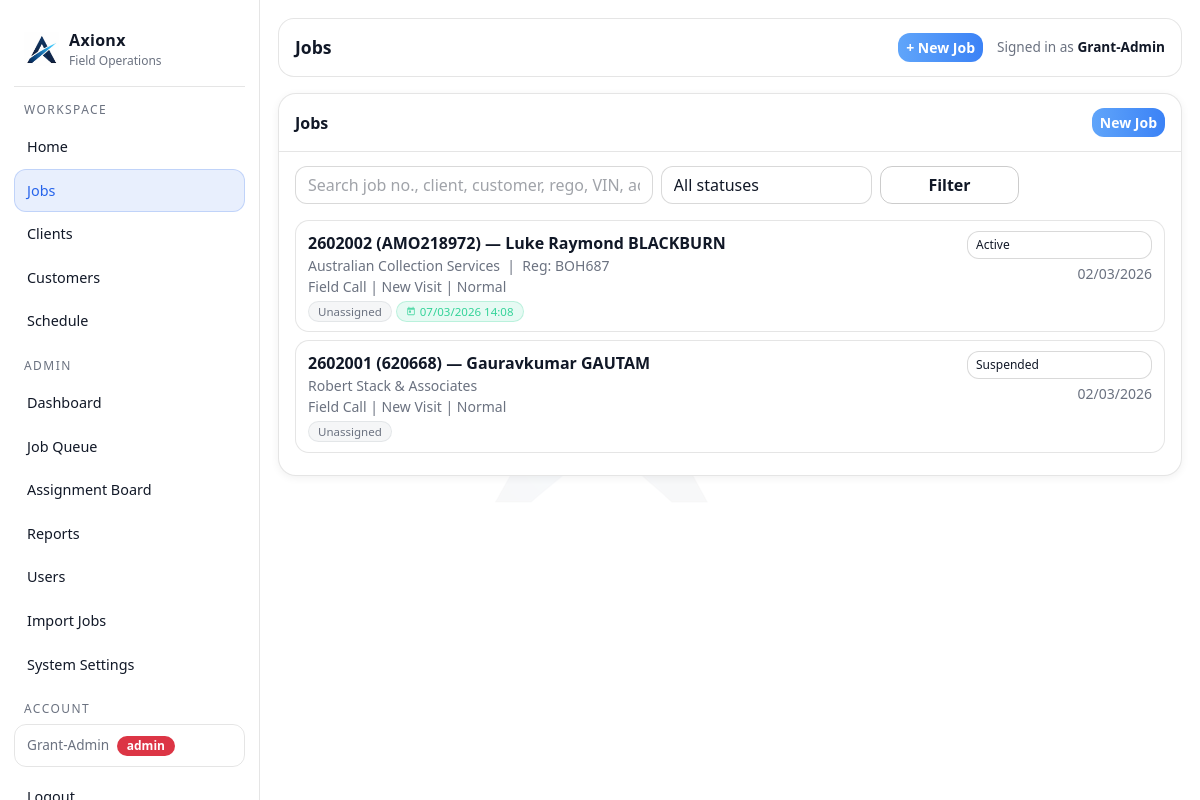
Page /jobs (signed in) on the committed database.
### tables this page shows
CREATE TABLE jobs (
        id INTEGER PRIMARY KEY AUTOINCREMENT,

        internal_job_number TEXT NOT NULL,
        client_reference TEXT,
        display_ref TEXT NOT NULL,

        client_id INTEGER,
        customer_id INTEGER,
        assigned_user_id INTEGER,

        job_type TEXT NOT NULL,
        visit_type TEXT NOT NULL,
        status TEXT NOT NULL,
        priority TEXT NOT NULL,

        job_address TEXT,
        description TEXT,

        created_at TEXT NOT NULL,
        updated_at TEXT NOT NULL, lender_name TEXT, account_number TEXT, regulation_type TEXT, arrears_cents INTEGER, costs_cents INTEGER, mmp_cents INTEGER, job_due_date TEXT, bill_to_client_id INTEGER, payment_frequency TEXT,

        FOREIGN KEY(client_id) REFERENCES clients(id),
        FOREIGN KEY(customer_id) REFERENCES customers(id),
        FOREIGN KEY(assigned_user_id) REFERENCES users(id)
    );

CREATE TABLE clients (
        id INTEGER PRIMARY KEY AUTOINCREMENT,
        name TEXT NOT NULL,
        phone TEXT,
        email TEXT,
        address TEXT,
        notes TEXT,
        created_at TEXT NOT NULL
    , updated_at TEXT NOT NULL DEFAULT '');

### app.py (the view, shortened to what this page needs)
@app.get("/jobs")
@login_required
def jobs_list():
    status = request.args.get("status", "").strip()
    q = request.args.get("q", "").strip()
    user_id = session.get("user_id")
    role = session.get("role")
    conn = db()
    cur = conn.cursor()
    sql = """
    SELECT j.*,
           c.name AS client_name,
           (cu.first_name || ' ' || cu.last_name) AS customer_name,
           (SELECT ji.reg FROM job_items ji WHERE ji.job_id = j.id AND ji.item_type = 'vehicle' LIMIT 1) AS asset_reg,
           u.full_name AS assigned_name,
           (SELECT s.scheduled_for FROM schedules s
            WHERE s.job_id = j.id AND s.status NOT IN ('Completed', 'Cancelled')
              AND s.scheduled_for >= datetime('now')
            ORDER BY s.scheduled_for ASC LIMIT 1) AS next_scheduled
    FROM jobs j
    LEFT JOIN clients c ON c.id = j.client_id
    LEFT JOIN customers cu ON cu.id = j.customer_id
    LEFT JOIN users u ON u.id = j.assigned_user_id
    WHERE 1=1
    """
    params = []
    if role == "agent":
        sql += " AND j.assigned_user_id = ?"
        params.append(user_id)
    if status:
        if status == "Active":
            sql += " AND j.status LIKE 'Active%'"
        else:
            sql += " AND j.status = ?"
            params.append(status)
    sql += " ORDER BY CASE WHEN j.status = 'Invoiced' THEN 1 ELSE 0 END, CASE WHEN next_scheduled IS NULL THEN 1 ELSE 0 END, next_scheduled ASC, j.updated_at DESC"
    cur.execute(sql, params)
    rows = cur.fetchall()
    conn.close()
    statuses = [
        "New",
        "Active",
        "Active - Phone work only",
        "Suspended",
        "Awaiting info from client",
        "Completed",
        "Invoiced"
    ]
    return render_template("jobs.html", jobs=rows, statuses=statuses, status=status, q=q)

### app.py (called while the page is built)
def db():
    conn = sqlite3.connect(DB_PATH)
    conn.row_factory = sqlite3.Row
    return conn

def add_column_if_missing(cur, table, col, coltype):
    cur.execute(f"PRAGMA table_info({table})")
    cols = [r["name"] for r in cur.fetchall()]
    if col not in cols:
        cur.execute(f"ALTER TABLE {table} ADD COLUMN {col} {coltype}")

@app.context_processor
def inject_globals():
    return {"GOOGLE_MAPS_API_KEY": os.environ.get("GOOGLE_MAPS_API_KEY", "")}

@app.before_request
def _ensure_db():
    init_db()

def login_required(f):
    @wraps(f)
    def wrapper(*args, **kwargs):
        if not session.get("user_id"):
            return redirect(url_for("login"))
        return f(*args, **kwargs)
    return wrapper

### templates/jobs.html (shortened to what this page needs)
{% extends "layout.html" %}
{% block page_title %}Jobs{% endblock %}
{% block content %}
<div class="ax-card">
  <div class="ax-card-h d-flex justify-content-between align-items-center">
    <div>Jobs</div>
    {% if session.get('role') == 'admin' %}<a class="btn btn-primary btn-sm" href="/jobs/new">New Job</a>{% endif %}
  </div>
  <div class="ax-card-b">
    <form class="row g-2 mb-3" method="get">
      <div class="col-12 col-lg-5">
        <input class="form-control" name="q" placeholder="Search job no., client, customer, rego, VIN, address..." value="{{ q }}">
      </div>
      <div class="col-12 col-lg-3">
        <select class="form-select" name="status">
          <option value="">All statuses</option>
        </select>
      </div>
      <div class="col-12 col-lg-2">
        <button class="btn btn-outline-secondary w-100">Filter</button>
      </div>
    </form>
    <div class="list-group list-group-flush">
      {% for j in jobs %}
        <div class="list-group-item" style="padding:.6rem .75rem;">
          <div class="d-flex justify-content-between align-items-start gap-2">
            <a href="/jobs/{{ j.id }}" class="text-decoration-none flex-grow-1" style="min-width:0;color:inherit;">
              <div class="fw-semibold">{{ j.display_ref }} &mdash; {{ j.customer_name or "No customer" }}</div>
              <div class="small" style="color:var(--muted)">
                {{ j.client_name or "No client" }}{% if j.asset_reg %} &nbsp;|&nbsp; Reg: {{ j.asset_reg }}{% endif %}
              </div>
              <div class="small" style="color:var(--muted)">
                {{ j.job_type }} | {{ j.visit_type }} | {{ j.priority }}
              </div>
              <div class="d-flex flex-wrap gap-1 mt-1">
                {% if j.assigned_name %}
                  <span style="display:inline-flex;align-items:center;gap:4px;background:rgba(96,165,250,.13);color:var(--accent);border:1px solid rgba(96,165,250,.25);border-radius:999px;padding:1px 9px;font-size:.72rem;font-weight:500;">
                    <svg width="10" height="10" viewBox="0 0 24 24" fill="currentColor" style="opacity:.75"><path d="M12 12c2.7 0 4.8-2.1 4.8-4.8S14.7 2.4 12 2.4 7.2 4.5 7.2 7.2 9.3 12 12 12zm0 2.4c-3.2 0-9.6 1.6-9.6 4.8v2.4h19.2v-2.4c0-3.2-6.4-4.8-9.6-4.8z"/></svg>
                    {{ j.assigned_name }}
                  </span>
                {% else %}
                  <span style="display:inline-flex;align-items:center;gap:4px;background:rgba(156,163,175,.1);color:var(--muted);border:1px solid rgba(156,163,175,.2);border-radius:999px;padding:1px 9px;font-size:.72rem;">
                    Unassigned
                  </span>
                {% endif %}
                {% if j.next_scheduled %}
                  <span style="display:inline-flex;align-items:center;gap:4px;background:rgba(52,211,153,.12);color:#34d399;border:1px solid rgba(52,211,153,.25);border-radius:999px;padding:1px 9px;font-size:.72rem;font-weight:500;">
                    <svg width="10" height="10" viewBox="0 0 24 24" fill="currentColor" style="opacity:.8"><path d="M19 4h-1V2h-2v2H8V2H6v2H5C3.9 4 3 4.9 3 6v14c0 1.1.9 2 2 2h14c1.1 0 2-.9 2-2V6c0-1.1-.9-2-2-2zm0 16H5V9h14v11zM7 11h5v5H7z"/></svg>
                    {{ j.next_scheduled[8:10] }}/{{ j.next_scheduled[5:7] }}/{{ j.next_scheduled[:4] }} {{ j.next_scheduled[11:16] }}
                  </span>
                {% endif %}
              </div>
            </a>
            <div class="text-end flex-shrink-0" style="min-width:110px;">
              {% if session.get('role') == 'admin' %}
                <form method="post" action="/jobs/{{ j.id }}/status" style="margin:0;">
                  <select name="status" class="form-select form-select-sm"
                          style="font-size:.75rem;min-width:110px;"
                          onchange="this.form.submit()">
                    {% for s in statuses %}
                      <option value="{{ s }}" {% if s == j.status %}selected{% endif %}>{{ s }}</option>
                    {% endfor %}
                  </select>
                </form>
              {% else %}
                <span class="badge bg-secondary">{{ j.status }}</span>
              {% endif %}
              <div class="small mt-1" style="color:var(--muted)">{% if j.updated_at %}{{ j.updated_at[8:10] }}/{{ j.updated_at[5:7] }}/{{ j.updated_at[:4] }}{% endif %}</div>
            </div>
          </div>
        </div>
      {% else %}
        <div style="color:var(--muted)" class="py-3 text-center">No jobs found.</div>
      {% endfor %}
    </div>
  </div>
</div>
{% endblock %}

### templates/layout.html (shortened to what this page needs)
<!doctype html>
<html lang="en">
<head>
  <link href="https://cdn.jsdelivr.net/npm/bootstrap@5.3.3/dist/css/bootstrap.min.css" rel="stylesheet">
</head>
<body>
  <div class="ax-shell">
    <aside class="ax-sidebar">
      <a class="ax-brand" href="/dashboard">
        <img src="{{ url_for('static', filename='images/axionx-icon.png') }}" alt="Axionx">
        <div>
          <div class="name">Axionx</div>
          <div class="sub">Field Operations</div>
        </div>
      </a>
      <div class="ax-nav">
        <div class="hint">Workspace</div>
        <a href="/dashboard" class="{% if request.path == '/dashboard' %}active{% endif %}">Home</a>
        <a href="/jobs" class="{% if request.path.startswith('/jobs') %}active{% endif %}">Jobs</a>
        <a href="/clients" class="{% if request.path.startswith('/clients') %}active{% endif %}">Clients</a>
        <a href="/customers" class="{% if request.path.startswith('/customers') %}active{% endif %}">Customers</a>
        <a href="/schedule" class="{% if request.path.startswith('/schedule') %}active{% endif %}">Schedule</a>
        {% if session.get('role') == 'admin' %}
          <div class="hint">Admin</div>
          <a href="/admin" class="{% if request.path == '/admin' %}active{% endif %}">Dashboard</a>
          <a href="/queue" class="{% if request.path.startswith('/queue') %}active{% endif %}">Job Queue</a>
          <a href="/assign" class="{% if request.path.startswith('/assign') %}active{% endif %}">Assignment Board</a>
          <a href="/reports/monthly" class="{% if request.path.startswith('/reports') %}active{% endif %}">Reports</a>
          <a href="/users" class="{% if request.path.startswith('/users') %}active{% endif %}">Users</a>
          <a href="/import/jobs" class="{% if request.path.startswith('/import') %}active{% endif %}">Import Jobs</a>
          <a href="/admin/settings" class="{% if request.path.startswith('/admin/settings') %}active{% endif %}">System Settings</a>
        {% endif %}
        <div class="hint">Account</div>
        {% if session.get('user_id') %}
          <div class="ax-user-chip mb-2">
            {{ session.get('user_name') }}
            <span class="badge {% if session.get('role') == 'admin' %}bg-danger{% else %}bg-secondary{% endif %} ms-1">{{ session.get('role') }}</span>
          </div>
          <a href="/logout">Logout</a>
        {% else %}
          <a href="/login" class="{% if request.path.startswith('/login') or request.path.startswith('/signup') %}active{% endif %}">Login</a>
        {% endif %}
      </div>
    </aside>
    <main class="ax-main">
      <div class="ax-topbar">
        <div class="title">{% block page_title %}Axion{% endblock %}</div>
        <div style="display:flex; align-items:center; gap:14px;">
          {% if session.get('user_id') %}
            <a href="/jobs/new" class="btn btn-primary btn-sm">+ New Job</a>
          {% endif %}
          <div style="color:var(--muted); font-size:.85rem;">
            {% if session.get('user_id') %}
              Signed in as <strong style="color:var(--text)">{{ session.get('user_name') }}</strong>
            {% else %}
              Not signed in
            {% endif %}
          </div>
        </div>
      </div>
      {% block content %}{% endblock %}
    </main>
  </div>
</body>
</html>

### templates/layout.html (style rules this page uses)
:root { --bg: #ffffff; --panel: #ffffff; --panel2: #f3f4f6; --card: #f9fafb; --text: #111827; --muted: #6b7280; --line: rgba(0,0,0,.10); --accent: #2563eb; --accent2: #16a34a; --danger: #dc2626; }
body { background: #ffffff; color: var(--text); }
body::before { content: ''; position: fixed; inset: 0; background: url('/static/images/axionx-icon.png') center center / 260px auto no-repeat; opacity: .03; pointer-events: none; z-index: 0; }
.ax-shell { min-height: 100vh; display: grid; grid-template-columns: 260px 1fr; position: relative; z-index: 1; }
.ax-sidebar { background: #ffffff; border-right: 1px solid var(--line); position: sticky; top: 0; height: 100vh; padding: 18px 14px; overflow-y: auto; }
.ax-brand { display:flex; align-items:center; gap: 10px; padding: 10px 10px 16px 10px; border-bottom: 1px solid var(--line); margin-bottom: 14px; text-decoration: none; }
.ax-brand img { height: 34px; }
.ax-brand .name { font-weight: 700; letter-spacing: .3px; color: var(--text); }
.ax-brand .sub { font-size: .75rem; color: var(--muted); }
.ax-nav a { display:flex; align-items:center; gap: 10px; padding: 10px 12px; border-radius: 12px; color: var(--text); text-decoration:none; border: 1px solid transparent; font-size: .9rem; }
.ax-nav a.active { background: rgba(37,99,235,.10); border-color: rgba(37,99,235,.20); color: #2563eb; }
.ax-nav .hint { color: var(--muted); font-size: .75rem; margin: 14px 10px 6px; text-transform: uppercase; letter-spacing: .12em; }
.ax-user-chip { margin-top: auto; padding: 10px 12px; border-radius: 12px; border: 1px solid var(--line); font-size: .85rem; color: var(--muted); }
.ax-main { padding: 18px 18px 28px; min-width: 0; }
.ax-topbar { background: #ffffff; border: 1px solid var(--line); border-radius: 16px; padding: 14px 16px; display:flex; align-items:center; justify-content: space-between; margin-bottom: 16px; }
.ax-topbar .title { font-size: 1.1rem; font-weight: 650; }
.ax-card { background: #ffffff; border: 1px solid var(--line); border-radius: 18px; box-shadow: 0 2px 8px rgba(0,0,0,.06); overflow: visible; }
.ax-card .ax-card-h { padding: 14px 16px; border-bottom: 1px solid var(--line); font-weight: 650; }
.ax-card .ax-card-b { padding: 14px 16px; }
.form-control, .form-select { background: #ffffff !important; color: var(--text) !important; border: 1px solid rgba(0,0,0,.15) !important; border-radius: 12px !important; }
.form-control::placeholder { color: rgba(17,24,39,.4); }
.btn { border-radius: 12px; font-weight: 600; }
.btn-primary { background: linear-gradient(90deg, #60a5fa, #3b82f6); border: 0; }
.btn-outline-secondary { border-color: rgba(0,0,0,.20); color: var(--text); }
.badge { border-radius: 999px; padding: 4px 10px; font-weight: 600; font-size: .75rem; }
.list-group-item { background: #ffffff !important; border: 1px solid var(--line) !important; color: var(--text) !important; border-radius: 14px !important; margin-bottom: 8px; }

### rows in the picture
jobs: display_ref "2602002 (AMO218972)", customer_name "Luke Raymond BLACKBURN", name "Australian Collection Services", asset_reg "BOH687", job_type "Field Call", visit_type "New Visit", priority "Normal", next_scheduled "07", next_scheduled "03", next_scheduled "2026", next_scheduled "14:08", status "Active", updated_at "02", updated_at "03", updated_at "2026"
jobs: display_ref "2602001 (620668)", customer_name "Gauravkumar GAUTAM", name "Robert Stack & Associates", job_type "Field Call", visit_type "New Visit", priority "Normal", status "Suspended", updated_at "02", updated_at "03", updated_at "2026"

### other values in the picture
{{ session.get('user_name') }} "Grant-Admin"
{{ session.get('role') }} "admin"
